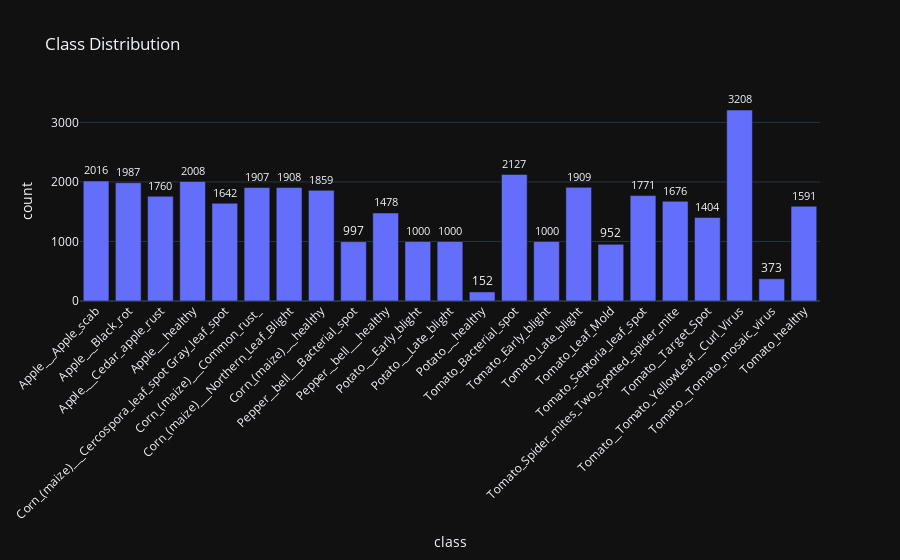

Notebook source saved alongside this figure:
### Code cell
count = Counter(labels)

df = pd.DataFrame(sorted(count.items(), key=lambda x: x[0]), columns=["class", "count"])

fig = px.bar(df, x="class", y="count", title="Class Distribution", text="count")
fig.update_traces(textposition="outside", cliponaxis=False)
fig.update_layout(xaxis_tickangle=-45)

display(fig)

### Figure 1 — Plotly figure (JSON) as saved in the notebook; plotly's stock layout.template omitted (floating-point values rounded to 4 significant figures)
{"data": [{"hovertemplate": "class=%{x}<br>count=%{text}<extra></extra>", "legendgroup": "", "marker": {"color": "#636efa", "pattern": {"shape": ""}}, "name": "", "orientation": "v", "showlegend": false, "text": [2016.0, 1987.0, 1760.0, 2008.0, 1642.0, 1907.0, 1908.0, 1859.0, 997.0, 1478.0, 1000.0, 1000.0, 152.0, 2127.0, 1000.0, 1909.0, 952.0, 1771.0, 1676.0, 1404.0, 3208.0, 373.0, 1591.0], "textposition": "outside", "x": ["Apple___Apple_scab", "Apple___Black_rot", "Apple___Cedar_apple_rust", "Apple___healthy", "Corn_(maize)___Cercospora_leaf_spot Gray_leaf_spot", "Corn_(maize)___Common_rust_", "Corn_(maize)___Northern_Leaf_Blight", "Corn_(maize)___healthy", "Pepper__bell___Bacterial_spot", "Pepper__bell___healthy", "Potato___Early_blight", "Potato___Late_blight", "Potato___healthy", "Tomato_Bacterial_spot", "Tomato_Early_blight", "Tomato_Late_blight", "Tomato_Leaf_Mold", "Tomato_Septoria_leaf_spot", "Tomato_Spider_mites_Two_spotted_spider_mite", "Tomato__Target_Spot", "Tomato__Tomato_YellowLeaf__Curl_Virus", "Tomato__Tomato_mosaic_virus", "Tomato_healthy"], "xaxis": "x", "y": [2016, 1987, 1760, 2008, 1642, 1907, 1908, 1859, 997, 1478, 1000, 1000, 152, 2127, 1000, 1909, 952, 1771, 1676, 1404, 3208, 373, 1591], "yaxis": "y", "type": "bar", "cliponaxis": false}], "layout": {"xaxis": {"anchor": "y", "domain": [0.0, 1.0], "title": {"text": "class"}, "tickangle": -45}, "yaxis": {"anchor": "x", "domain": [0.0, 1.0], "title": {"text": "count"}}, "legend": {"tracegroupgap": 0}, "title": {"text": "Class Distribution"}, "barmode": "relative"}}
